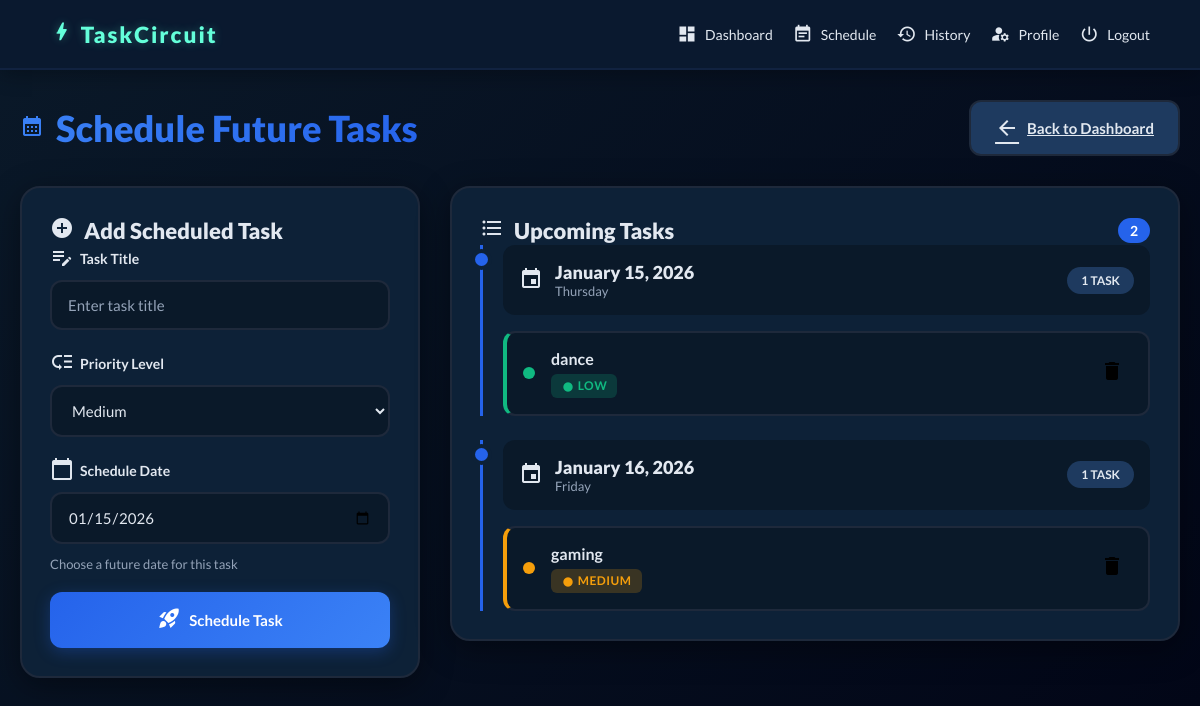
The app's page /schedule/ (signed in) with its own data.
### tasks_app/models.py (models this page shows, shortened)
class Task(models.Model):
    PRIORITY_CHOICES = [
        ('low', 'Low'),
        ('medium', 'Medium'),
        ('high', 'High'),
    ]
    user = models.ForeignKey(User, on_delete=models.CASCADE, related_name='tasks')
    title = models.CharField(max_length=255)
    priority = models.CharField(max_length=10, choices=PRIORITY_CHOICES, default='medium')
    scheduled_date = models.DateField()
    completed = models.BooleanField(default=False)
    completed_at = models.DateTimeField(null=True, blank=True)
    created_at = models.DateTimeField(auto_now_add=True)
    class Meta:
        ordering = ['-priority', 'created_at']

### tasks_app/views.py (the view)
# urls.py: path('schedule/', views.schedule_view, name='schedule'),
@login_required
def schedule_view(request):
    tomorrow = timezone.now().date() + timedelta(days=1)
    if request.method == 'POST':
        form = TaskForm(request.POST)
        if form.is_valid():
            task = form.save(commit=False)
            task.user = request.user
            task.save()
            messages.success(request, f'Task scheduled for {task.scheduled_date}!')
            return redirect('schedule')
    else:
        form = TaskForm(initial={'scheduled_date': tomorrow})
    upcoming_tasks = Task.objects.filter(
        user=request.user,
        scheduled_date__gt=timezone.now().date()
    ).order_by('scheduled_date', '-priority')
    profile = get_or_create_profile(request.user)
    context = {
        'form': form,
        'upcoming_tasks': upcoming_tasks,
        'profile': profile,
    }
    return render(request, 'tasks_app/schedule.html', context)

### tasks_app/forms.py
class TaskForm(forms.ModelForm):
    class Meta:
        model = Task
        fields = ['title', 'priority', 'scheduled_date']
        widgets = {
            'title': forms.TextInput(attrs={
                'class': 'form-input',
                'placeholder': 'Enter task title'
            }),
            'priority': forms.Select(attrs={'class': 'form-input'}),
            'scheduled_date': forms.DateInput(attrs={
                'class': 'form-input',
                'type': 'date'
            })
        }

### tasks_app/views.py (called while the page is built)
def get_or_create_profile(user):
    try:
        return user.profile
    except:
        import random
        while True:
            key = ''.join([str(random.randint(0, 9)) for _ in range(6)])
            if not UserProfile.objects.filter(unique_key=key).exists():
                break
        profile = UserProfile.objects.create(user=user, unique_key=key)
        return profile

### tasks_app/templates/tasks_app/schedule.html (shortened to what this page needs)
{% extends 'base.html' %}
{% load static %}
{% block content %}
<div class="schedule-container">
    <div class="schedule-header">
        <h1 class="page-title">
            <span class="title-icon"><span class="material-icons">calendar_month</span></span>
            Schedule Future Tasks
        </h1>
        <a href="{% url 'dashboard' %}" class="btn btn-secondary">
            <span class="material-icons">arrow_back</span> Back to Dashboard
        </a>
    </div>
    <div class="schedule-grid">
        <div class="schedule-form-section">
            <div class="section-card">
                <h2 class="section-title">
                    <span class="title-icon"><span class="material-icons">add_circle</span></span>
                    Add Scheduled Task
                </h2>
                <form method="post" class="schedule-form">
                    <div class="form-group">
                        <label for="{{ form.title.id_for_label }}">
                            <span class="label-icon"><span class="material-icons">edit_note</span></span> Task Title
                        </label>
                        {{ form.title }}
                    </div>
                    <div class="form-group">
                        <label for="{{ form.priority.id_for_label }}">
                            <span class="label-icon"><span class="material-icons">low_priority</span></span> Priority Level
                        </label>
                        {{ form.priority }}
                    </div>
                    <div class="form-group">
                        <label for="{{ form.scheduled_date.id_for_label }}">
                            <span class="label-icon"><span class="material-icons">calendar_today</span></span> Schedule Date
                        </label>
                        {{ form.scheduled_date }}
                        <small class="form-hint">Choose a future date for this task</small>
                    </div>
                    <button type="submit" class="btn btn-primary btn-block">
                        <span class="btn-icon"><span class="material-icons">rocket_launch</span></span> Schedule Task
                    </button>
                </form>
            </div>
        </div>
        <div class="upcoming-tasks-section">
            <div class="section-card">
                <h2 class="section-title">
                    <span class="title-icon"><span class="material-icons">format_list_bulleted</span></span>
                    Upcoming Tasks
                    <span class="task-count">{{ upcoming_tasks|length }}</span>
                </h2>
                <div class="tasks-timeline">
                    {% if upcoming_tasks %}
                        {% regroup upcoming_tasks by scheduled_date as tasks_by_date %}
                        {% for date_group in tasks_by_date %}
                        <div class="date-group">
                            <div class="date-header">
                                <span class="date-icon"><span class="material-icons">event</span></span>
                                <div>
                                    <h3 class="date-title">{{ date_group.grouper|date:"F d, Y" }}</h3>
                                    <p class="date-subtitle">{{ date_group.grouper|date:"l" }}</p>
                                </div>
                                <span class="date-badge">{{ date_group.list|length }} task{{ date_group.list|length|pluralize }}</span>
                            </div>
                            <div class="date-tasks">
                                {% for task in date_group.list %}
                                <div class="schedule-task-item priority-{{ task.priority }}">
                                    <div class="task-indicator"></div>
                                    <div class="task-content">
                                        <h4 class="task-title">{{ task.title }}</h4>
                                        <div class="task-meta">
                                            <span class="priority-badge priority-{{ task.priority }}">
                                                <span class="material-icons" style="font-size: 14px; vertical-align: middle;">fiber_manual_record</span>
                                                {{ task.get_priority_display }}
                                            </span>
                                        </div>
                                    </div>
                                    <div class="task-actions">
                                        <form method="post" action="{% url 'delete_task' task.id %}" class="inline-form" onsubmit="return confirm('Delete this scheduled task?');">
                                            <button type="submit" class="btn-icon-action delete">
                                                <span class="material-icons">delete</span>
                                            </button>
                                        </form>
                                    </div>
                                </div>
                                {% endfor %}
                            </div>
                        </div>
                        {% endfor %}
                    {% else %}
                        <div class="empty-state">
                            <div class="empty-icon"><span class="material-icons">inventory_2</span></div>
                            <h3 class="empty-title">No Upcoming Tasks</h3>
                            <p class="empty-text">Schedule tasks for future dates to see them here</p>
                        </div>
                    {% endif %}
                </div>
            </div>
        </div>
    </div>
</div>
{% endblock %}

### tasks_app/static/css/styles.css (style rules this page uses)
* { margin: 0; padding: 0; box-sizing: border-box; font-family: "Lato", sans-serif; }
body.dark-theme { --primary-blue: #0a1929; --secondary-blue: #0d2137; --accent-blue: #1e3a5f; --bright-blue: #2563eb; --light-blue: #3b82f6; --text-primary: #e2e8f0; --text-secondary: #94a3b8; --border-color: #1e293b; --success: #10b981; --error: #ef4444; --warning: #f59e0b; --info: #3b82f6; --nav-bg: #0a192f; --nav-border: #112240; --gradient-start: #0a1929; --gradient-end: #020617; --logo-color: #64ffda; --logo-shadow: 0 0 10px rgba(100, 255, 218, 0.3); }
body { margin: 0; font-family: 'Lato', sans-serif; color: var(--text-primary); transition: background 0.3s ease, color 0.3s ease; }
body.dark-theme { background: linear-gradient(135deg, var(--gradient-start) 0%, var(--gradient-end) 100%); }
.form-group { display: flex; flex-direction: column; gap: 8px; }
.form-group label { font-size: 14px; font-weight: 600; color: var(--text-primary); display: flex; align-items: center; gap: 6px; }
.label-icon { font-size: 16px; }
.form-input, input[type="text"], input[type="email"], input[type="number"], input[type="password"], input[type="date"], select, textarea { width: 100%; padding: 14px 16px; background: var(--primary-blue); border: 2px solid var(--border-color); border-radius: 12px; font-size: 15px; color: var(--text-primary); transition: all 0.3s ease; }
.form-input::placeholder, input::placeholder, textarea::placeholder { color: var(--text-secondary); }
.btn { padding: 14px 24px; border: none; border-radius: 12px; font-size: 15px; font-weight: 600; cursor: pointer; transition: all 0.3s ease; display: flex; align-items: center; justify-content: center; gap: 8px; }
.btn-primary { background: linear-gradient(135deg, var(--bright-blue), var(--light-blue)); color: white; box-shadow: 0 4px 16px rgba(37, 99, 235, 0.3); }
.btn-secondary { background: var(--accent-blue); color: var(--text-primary); border: 2px solid var(--border-color); }
.btn-block { width: 100%; }
.btn-icon { font-size: 18px; }
.section-card { background: var(--secondary-blue); border: 2px solid var(--border-color); border-radius: 20px; padding: 28px; box-shadow: 0 8px 32px rgba(0, 0, 0, 0.4); height: fit-content; }
.section-title { font-size: 22px; font-weight: 800; color: var(--text-primary); display: flex; align-items: center; gap: 10px; }
.title-icon { font-size: 24px; }
.inline-form { margin: 0; }
.task-content { flex: 1; }
.task-title { font-size: 16px; font-weight: 600; color: var(--text-primary); margin-bottom: 6px; }
.task-meta { display: flex; align-items: center; gap: 12px; flex-wrap: wrap; }
.priority-badge { font-size: 12px; font-weight: 700; padding: 4px 10px; border-radius: 6px; text-transform: uppercase; letter-spacing: 0.5px; }
.priority-badge.priority-medium { background: rgba(245, 158, 11, 0.2); color: #f59e0b; }
.priority-badge.priority-low { background: rgba(16, 185, 129, 0.2); color: #10b981; }
.task-actions { display: flex; gap: 8px; }
.btn-icon-action { background: none; border: none; font-size: 20px; cursor: pointer; padding: 8px; border-radius: 8px; transition: all 0.3s ease; }
.page-title { font-size: 36px; font-weight: 900; background: linear-gradient(135deg, #3b82f6, #2563eb); -webkit-background-clip: text; -webkit-text-fill-color: transparent; display: flex; align-items: center; gap: 12px; }

### records on screen
Task: grouper "January 15, 2026", grouper "Thursday", title "dance", priority "LOW"
Task: grouper "January 16, 2026", grouper "Friday", title "gaming", priority "MEDIUM"

### other values on screen
{{ upcoming_tasks|length }} "2"
{{ date_group.list|length }} "1" "1"
